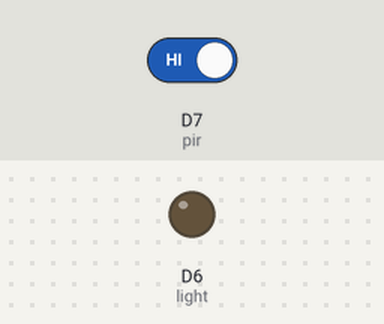
Simulated run of this sketch. Board: ESP8266 (NodeMCU). Parts: output pins drawn as LEDs (lit = HIGH). The test bench sets the inputs (shaded band); at power-on: D7 (pir) HIGH.

Above: at 1.2 s.
1.3 s: D7 (pir) driven LOW
At 2.5 s:
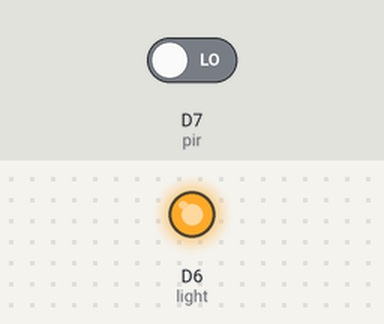
2.8 s: D7 (pir) driven HIGH
At 3.6 s:
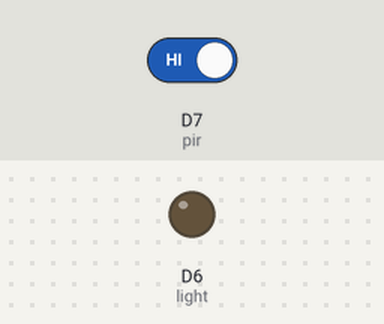
Timing chart, 0 to 5.8 s (numbered marks = the images above; inputs shaded):
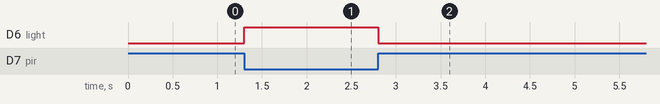

The sketch:

PIR_Motion_Detector.ino
```cpp
const int light = D6;

const int pir = D7;
int pirState = 0;
void setup() {

 pinMode(light,OUTPUT);
 pinMode(pir,INPUT);
}

void loop() {
  pirState = digitalRead(pir);
  if(pirState == LOW)
  {

    digitalWrite(light,HIGH);


  }
  else
  {
 digitalWrite(light,LOW);
}
}
```

Measured:
- after the input at 1.3 s, D6 (light): LOW → HIGH at once
- after the input at 2.8 s, D6 (light): HIGH → LOW at once
